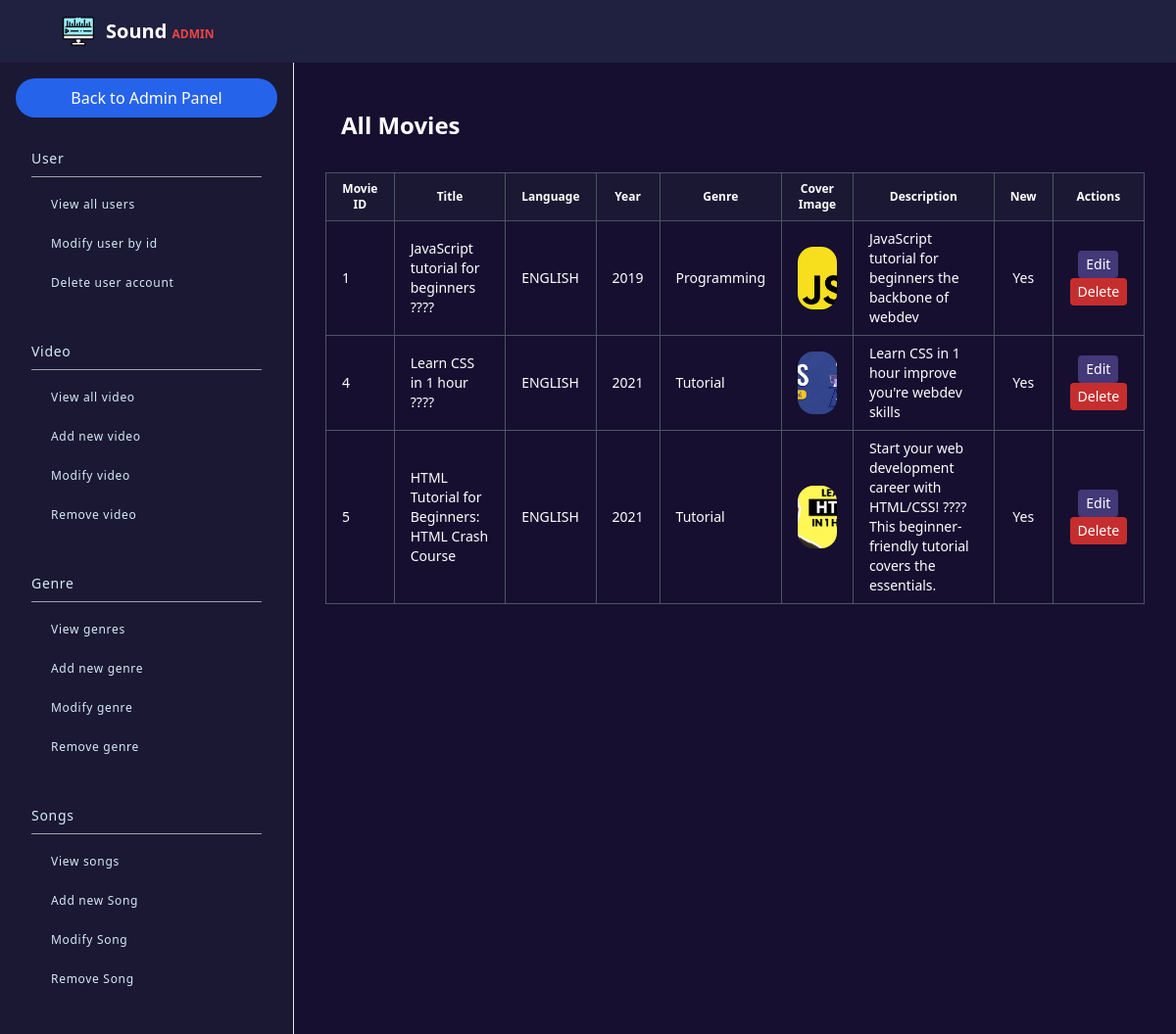
The page /admin/route/video/view.video.php (signed in) on the database its author committed.
### tables this page shows
CREATE TABLE `videos` (
  `video_id` int(11) NOT NULL,
  `title` varchar(100) NOT NULL,
  `language` enum('ENGLISH','REGIONAL') NOT NULL,
  `year` year(4) NOT NULL,
  `genre_id` int(11) NOT NULL,
  `file_path` varchar(255) NOT NULL,
  `cover_image` varchar(255) DEFAULT NULL,
  `description` text DEFAULT NULL,
  `is_new` tinyint(1) DEFAULT 1,
  `created_at` datetime DEFAULT current_timestamp()
);

CREATE TABLE `genres` (
  `genre_id` int(11) NOT NULL,
  `name` varchar(100) NOT NULL
);

### admin/route/video/view.video.php (the view, shortened to what this page needs)
<?php
include_once("../../includes/header.admin.php");
include_once("../../../config.php");
$movies = [];
$sql = "SELECT videos.video_id, videos.title, videos.language, videos.year, genres.name AS genre,
        videos.cover_image, videos.description, videos.is_new
        FROM videos
        JOIN genres ON videos.genre_id = genres.genre_id";
$result = $conn->query($sql);
if ($result && $result->num_rows > 0) {
    while ($row = $result->fetch_assoc()) {
        $movies[] = $row;
    }
}
?>
<main class="w-full h-full bg-[#160F30] p-8 text-white">
    <h1 class="text-2xl font-bold mb-4 p-4">All Movies</h1>
    <table class="w-full table-auto border-collapse border border-gray-600">
        <thead>
            <tr class="bg-[#1B1833] text-white text-xs">
                <th class="border border-gray-600 px-4 py-2">Movie ID</th>
                <th class="border border-gray-600 px-4 py-2">Title</th>
                <th class="border border-gray-600 px-4 py-2">Language</th>
                <th class="border border-gray-600 px-4 py-2">Year</th>
                <th class="border border-gray-600 px-4 py-2">Genre</th>
                <th class="border border-gray-600 px-4 py-2">Cover Image</th>
                <th class="border border-gray-600 px-4 py-2">Description</th>
                <th class="border border-gray-600 px-4 py-2">New</th>
                <th class="border border-gray-600 px-4 py-2">Actions</th>
            </tr>
        </thead>
        <tbody>
            <?php if (empty($movies)): ?>
            <tr>
                <td colspan="9" class="text-center border border-gray-600 px-4 py-8 text-sm text-gray-300">
                    No movies found.
                </td>
            </tr>
            <?php else: ?>
            <?php foreach ($movies as $movie): ?>
            <tr class="hover:bg-[#4B4376] text-sm">
                <td class="border border-gray-600 px-4 py-2"><?= $movie['video_id']; ?></td>
                <td class="border border-gray-600 px-4 py-2"><?= htmlspecialchars($movie['title']); ?></td>
                <td class="border border-gray-600 px-4 py-2"><?= $movie['language']; ?></td>
                <td class="border border-gray-600 px-4 py-2"><?= $movie['year']; ?></td>
                <td class="border border-gray-600 px-4 py-2"><?= htmlspecialchars($movie['genre']); ?></td>
                <td class="border border-gray-600 px-4 py-2">
                    <?php if ($movie['cover_image']): ?>
                    <img src="../../../assets/media/images/<?= htmlspecialchars($movie['cover_image']); ?>"
                        alt="Cover Image" class="w-16 h-16 object-cover rounded-2xl">
                    <?php else: ?>
                    N/A
                    <?php endif; ?>
                </td>
                <td class="border border-gray-600 px-4 py-2"><?= nl2br(htmlspecialchars($movie['description'])); ?></td>
                <td class="border border-gray-600 px-4 py-2 text-center"><?= $movie['is_new'] ? "Yes" : "No"; ?></td>
                <td class="border border-gray-600 px-4 py-2 text-center">
                    <form method="GET" action="./modify.video.php" class="inline-block">
                        <button type="submit"
                            class="transition duration-300 bg-[#433878] hover:bg-[#7E60BF] text-white py-1 px-2 rounded">Edit</button>
                    </form>
                    <form method="GET" action="./delete.video.php" class="inline-block">
                        <button type="submit"
                            class="transition duration-300 bg-[#C62E2E] hover:bg-[#F95454] text-white py-1 px-2 rounded">Delete</button>
                    </form>
                </td>
            </tr>
            <?php endforeach; ?>
            <?php endif; ?>
        </tbody>
    </table>
</main>
</body>
</html>

### rows shown on the page
videos: video_id "1", title "JavaScript tutorial for beginners ????", language "ENGLISH", year "2019", genre.name "Programming", cover_image (picture), description "JavaScript tutorial for beginners the backbone of webdev", is_new "Yes"
videos: video_id "4", title "Learn CSS in 1 hour ????", language "ENGLISH", year "2021", genre.name "Tutorial", cover_image (picture), description "Learn CSS in 1 hour improve you're webdev skills", is_new "Yes"
videos: video_id "5", title "HTML Tutorial for Beginners: HTML Crash Course", language "ENGLISH", year "2021", genre.name "Tutorial", cover_image (picture), description "Start your web development career with HTML/CSS! ???? This beginner-friendly tutorial covers the essentials.", is_new "Yes"
